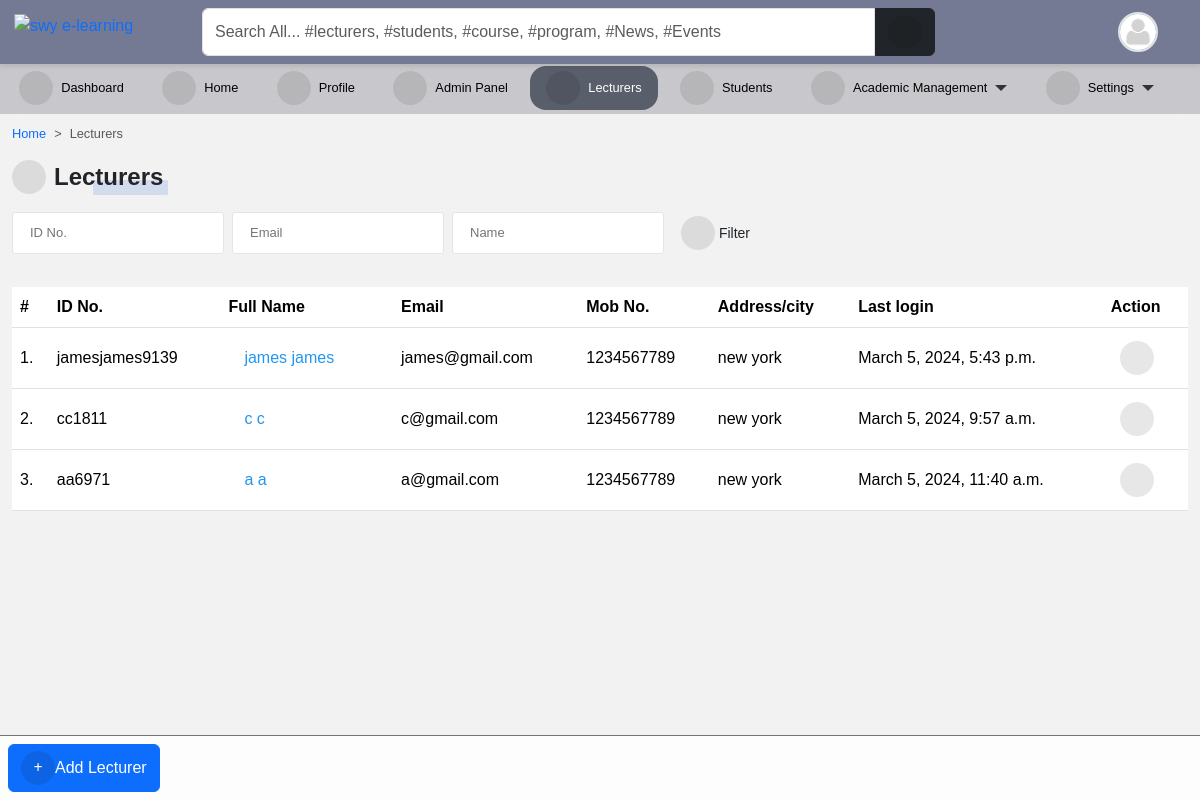
/accounts/lecturers/ (signed in), run on an earlier commit of the app's database.
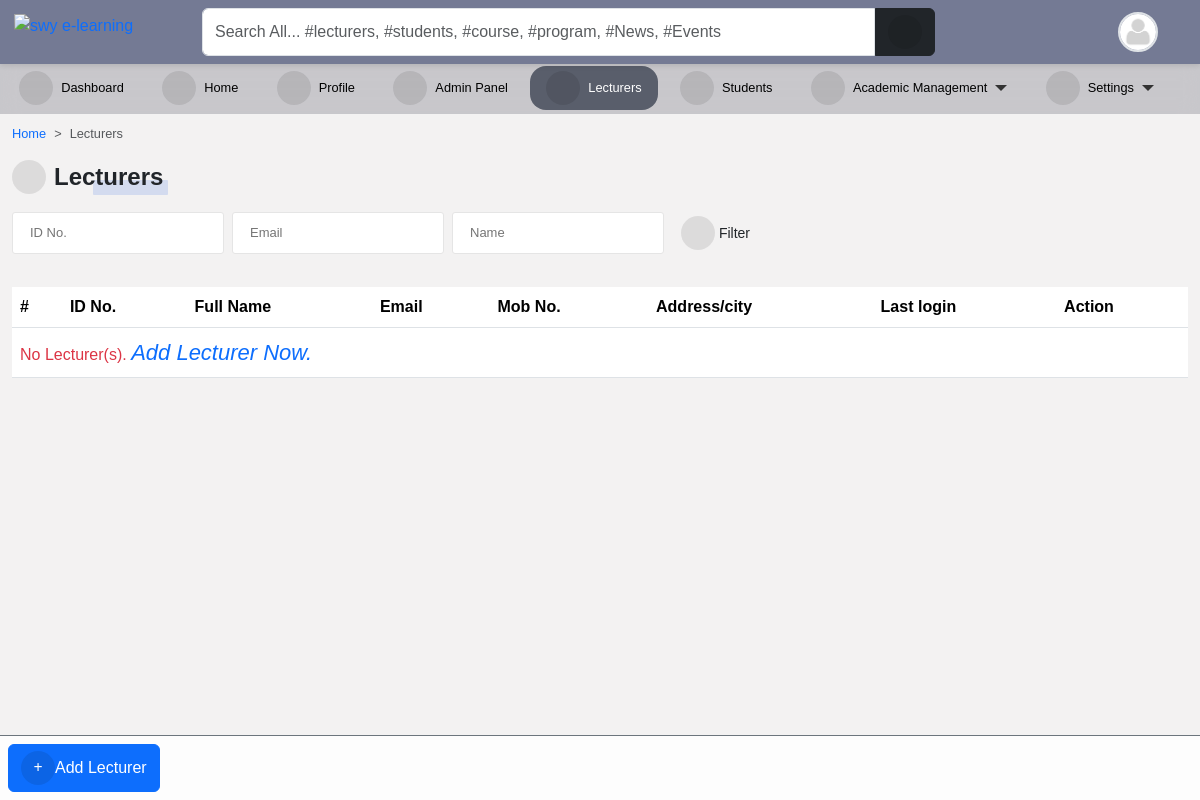
And on a later commit of the database.
### accounts/models.py (models this page shows, shortened)
class User(AbstractUser):
    is_student = models.BooleanField(default=False)
    is_lecturer = models.BooleanField(default=False)
    gender = models.CharField(max_length=1, choices=GENDERS, blank=True, null=True)
    phone = models.CharField(max_length=60, blank=True, null=True)
    address = models.CharField(max_length=60, blank=True, null=True)
    picture = models.ImageField(
        upload_to="profile_pictures/%y/%m/%d/", default="default.png", null=True
    )
    email = models.EmailField(blank=True, null=True)
    username_validator = ASCIIUsernameValidator()
    objects = CustomUserManager()
    class Meta:
        ordering = ("-date_joined",)
    @property
    def get_full_name(self):
        full_name = self.username
        if self.first_name and self.last_name:
            full_name = self.first_name + " " + self.last_name
        return full_name
    @property
    def get_user_role(self):
        if self.is_superuser:
            role = "Admin"
        elif self.is_student:
            role = "Student"
        elif self.is_lecturer:
            role = "Lecturer"
        return role

### accounts/views.py (the view)
# urls.py: path("lecturers/", LecturerFilterView.as_view(), name="lecturer_list"),
@method_decorator([login_required(login_url='login'), admin_required], name="dispatch")
class LecturerFilterView(FilterView):
    filterset_class = LecturerFilter
    queryset = User.objects.filter(is_lecturer=True)
    template_name = "accounts/lecturer_list.html"
    paginate_by = 10  # if pagination is desired
    def get_context_data(self, **kwargs):
        context = super().get_context_data(**kwargs)
        context["title"] = "Lecturers"
        return context

### templates/accounts/lecturer_list.html (shortened to what this page needs)
{% extends 'base.html' %}
{% block content %}
<nav style="--bs-breadcrumb-divider: '>';" aria-label="breadcrumb">
    <ol class="breadcrumb">
      <li class="breadcrumb-item"><a href="/">Home</a></li>
      <li class="breadcrumb-item active" aria-current="page">Lecturers</li>
    </ol>
</nav>
{% if request.user.is_superuser %}
<div class="manage-wrap">
    <a class="btn btn-primary" href="{% url 'add_lecturer' %}"><i class="fas fa-plus"></i>Add Lecturer</a>
</div>
{% endif %}
<p class="title-1"><i class="fas fa-chalkboard-teacher"></i>Lecturers</p>
{% include 'snippets/filter_form.html' %}
<div class="table-responsive table-shadow table-light table-striped m-0 mt-4">
    <table class="table">
        <thead>
            <tr>
                <th>#</th>
                <th> ID No. </th>
                <th> Full Name </th>
                <th> Email </th>
                <th> Mob No. </th>
                <th> Address/city </th>
                <th> Last login </th>
                {% if request.user.is_superuser %}
                <th> Action </th>
                {% endif %}
            </tr>
        </thead>
        <tbody>
            {% for lecturer in filter.qs %}
            <tr>
                <td> {{ forloop.counter }}.</td>
                <td>{{ lecturer.username }}</td>
                <td><a href="{% url 'profile_single' lecturer.id %}">{{ lecturer.get_full_name }}</a></td>
                <td>{{ lecturer.email }}</td>
                <td>{{ lecturer.phone }}</td>
                <td>{{ lecturer.address }}</td>
                <td>{{ lecturer.last_login }}</td>
                {% if request.user.is_superuser %}
                <td>
                    <div class="dropdown">
                        <button class="btn btn-sm" type="button" data-bs-toggle="dropdown" aria-expanded="false">
                            <i class="fa fa-ellipsis-vertical"></i>
                        </button>
                      </div>
                </td>
                {% endif %}
                {% empty %}
                <tr>
                  <td colspan="8">
                  <span class="text-danger">
                    No Lecturer(s).
                    {% if request.user.is_superuser %}
                    <a href="{% url 'add_lecturer' %}">
                    <i class="primary" style="font-size: 22px;">
                       Add Lecturer Now.
                    </i>
                    {% endif %}
                    </a>
                  </span>
                </td>
                </tr>
            {% endfor %}
        </tbody>
    </table>
</div>
{% endblock content %}

### templates/base.html (shortened to what this page needs)
{% load static %}
<!DOCTYPE html>
<html lang="en">
<head>
    <link rel="stylesheet" type="text/css" href="{% static 'vendor/fontawesome-6.5.1/css/all.min.css' %}">
    <link rel="stylesheet" type="text/css" href="{% static 'vendor/bootstrap-5.3.2/css/bootstrap.min.css' %}">
    <link rel="stylesheet" type="text/css" href="{% static 'scss/style1.css' %}">
</head>
<body>
    {% block sidebar %}
        {% include 'aside.html' %}
    {% endblock %}
    {% block maincontent %}
    <div id="main">
        {% block topbar %}
            {% include 'navbar.html' %}
        {% endblock %}
        <div class="container-fluid" id="main-content">
            {% block content %}{% endblock content %}
        </div>
    </div>
    {% endblock %}
</body>
</html>

### templates/aside.html (shortened to what this page needs)
{% load static %}
<div id="side-nav">
		{% url 'home' as hom %} {% url 'dashboard' as dash %} {% url 'profile' as prof %}
		{% url 'lecturer_list' as lec %}
		{% url 'student_list' as stu %} {% url 'course_allocation_view' as cav %}
		{% url 'admin_panel' as admin_p %}
		<ul class="nav-link">
			{% if request.user %}
			<li class="{% if request.path == dash %}active{% endif %}">
				<a href="{% url 'dashboard' %}"><i class="fas fa-tachometer-alt"></i>Dashboard</a>
			</li>
			{% endif %}
			<li class="{% if request.path == hom %}active{% endif %}">
				<a href="{% url 'home' %}"><i class="fas fa-home"></i>Home</a>
			</li>
			<li class="{% if request.path == prof %}active{% endif %}">
				<a href="{% url 'profile' %}"><i class="fas fa-user"></i>Profile</a>
			</li>
			{% if request.user.is_superuser %}
			<li class="{% if request.path == admin_p %}active{% endif %}">
				<a href="{% url 'admin_panel' %}"><i class="fas fa-user-tie"></i>Admin Panel</a>
			</li>
			<li class="{% if request.path == lec %}active{% endif %}">
				<a href="{% url 'lecturer_list' %}"><i class="fas fa-chalkboard-teacher"></i>Lecturers</a>
			</li>
			<li class="{% if request.path == stu %}active{% endif %}">
				<a href="{% url 'student_list' %}"><i class="fas fa-user-graduate"></i>Students</a>
			</li>
			{% endif %}
			<li class="settings">
				<a href="#"><i class="fas fa-book-open"></i> Academic Management<b class="caret"></b></a>
			</li>
			<li class="settings">
				<a href="#"><i class="fas fa-cogs"></i>Settings<b class="caret"></b></a>
			</li>
		</ul>
</div>

### templates/navbar.html (shortened to what this page needs)
{% load static %}
<div id="top-navbar" class="py-2 top-navbar">
	<div class="container">
		<a href="/" class="head-logo">
			<img src="{% static 'img/swy e-learning.jpg' %}" width="40px" alt="swy e-learning">
		</a>
		<div class="nav-wrapper">
			<form class="form-header" action="{% url 'query' %}" method="GET">
				<input id="primary-search" class="form-control rounded-end-0" type="text" name="q" value="{{ request.GET.q }}"
					placeholder="Search All... #lecturers, #students, #course, #program, #News, #Events" required />
				<button class="btn btn-dark rounded-start-0" type="submit">
					<i class="fas fa-search"></i>
				</button>
			</form>
			<div class="dropdown index">
				<div class="avatar border border-2" type="button" data-bs-toggle="dropdown" aria-expanded="false">
					<img src="{{ request.user.picture.url }}">
				</div>
			</div>
		</div>
	</div>
</div>

### templates/snippets/filter_form.html
{% if filter.form %}
<form action="" method="get">
    <div class="d-flex flex-wrap align-items-center">
        {% for field in filter.form %}
        <div class="mb-2 me-2">
            {{ field }}
        </div>
        {% endfor %}
        <button class="btn btn-sm mb-2" type="submit">
            <i class="fa fa-sliders"></i> Filter
        </button>
    </div>
</form>
{% endif %}

### static/scss/style1.css (style rules this page uses)
*, body { font-family: "Rubik", sans-serif; }
body { background-color: #f3f2f2; }
.table td, .table th { vertical-align: middle; }
#main { padding-top: 65px; padding-bottom: 3rem; padding-left: 300px; transition: 0.5s; }
#main .container-fluid { margin-top: 3.7rem; }
#top-navbar { position: fixed; top: 0; right: 0; -webkit-margin-start: -10px; z-index: 90; padding: 0; background: #747a94; box-shadow: 0px 2px 5px 0px rgba(0, 0, 0, 0.1); transition: 0.3s; margin: 0; }
#top-navbar .container { display: flex; background-color: transparent; position: relative; }
#top-navbar .nav-wrapper { display: flex; flex-wrap: wrap; justify-content: space-between; align-items: center; width: 100%; margin-left: 10rem; background-color: transparent; }
#top-navbar .nav-wrapper .form-header { display: flex; flex: 0.8; }
#top-navbar .nav-wrapper .form-header button { flex: 0.1; }
#top-navbar { left: 0; }
.manage-wrap { position: fixed; bottom: 0; right: 0; left: 300px; padding: 0.5rem; z-index: 10; background-color: rgba(255, 255, 255, 0.8); border-top: 1px solid #6c757d; transition: 0.3s; }
.manage-wrap { left: 0; }
.au-input { display: flex; width: auto; line-height: 40px; border: 1px solid #e5e5e5; font-family: inherit; font-size: 13px; color: #666; padding: 0 17px; border-radius: 3px; transition: all 0.2s ease; }
.avatar { width: 40px; height: 40px; border-radius: 50%; overflow: hidden; }
.avatar img { width: 100%; height: 100%; -o-object-fit: cover; object-fit: cover; }
#side-nav { width: 100%; position: fixed; height: 50px; top: 3.99rem; bottom: 0; padding-top: 0.9rem; display: flex; align-items: center; justify-content: space-between; z-index: 80; background-color: rgba(90, 90, 102, 0.2745098039); backdrop-filter: blur(10px); -webkit-backdrop-filter: blur(10px); box-shadow: 0px 2px 5px 0px rgba(0, 0, 0, 0.16), 0px 2px 10px 0px rgba(0, 0, 0, 0.12); transition: 0.3s; }
#side-nav i { margin-right: 8px; }
#side-nav .nav-link { display: flex; }
#side-nav ul { padding: 0; }
#side-nav ul li { list-style: none; }
#side-nav ul li:last-child { border-bottom: none; }
#side-nav ul li a { display: flex; align-items: center; padding: 0.3rem 1rem; color: #000000; border-radius: 1rem; transition: 0.25s; }
#side-nav ul li.active a { background: rgb(89, 94, 107); color: #fff; }
#side-nav { box-shadow: 0px 0px 0px 0px #dbdbdb; }
#main { box-shadow: 0px 0px 0px 0px #dbdbdb; padding-left: 0px; }
a { color: var(--bs-primary); text-decoration: none; }
.title-1 { position: relative; display: inline-flex; align-items: center; font-family: inherit; text-transform: capitalize; font-weight: 700; font-size: 24px; border-radius: 0.2em; }
.title-1::before { content: ""; position: absolute; bottom: 0; right: -5px; width: 50%; height: 15px; z-index: -1; border-radius: 1px; background-color: rgba(83, 126, 226, 0.2); animation: lineAnim 1s ease-in forwards; }
.title-1 i { margin-right: 8px; }
.fas, .fa { font-size: 16px; display: inline-flex; align-items: center; justify-content: center; width: 34px; height: 34px; background-color: rgba(0, 0, 0, 0.093); border-radius: 50%; }

### templates/aside.html (style rules this page uses)
.settings, .settings2, .settings1 { position: relative; }
.nav-link li { margin-right: .2rem; margin-left: .2rem; }
li { font-size: .8rem; }
.caret { border-top: 6px solid; border-right: 6px solid transparent; border-left: 6px solid transparent; margin-left: .5rem; }
.caret { color: #333; font-size: 12px; }

### templates/navbar.html (style rules this page uses)
.head-logo { position: absolute; left: -1rem; top: 0.3rem; }

What changed in the data, as far as the page shows it:
removed User: username "jamesjames9139", get_full_name "james james", email "james@gmail.com", phone "1234567789", address "new york", last_login "March 5, 2024, 5:43 p.m."
removed User: username "cc1811", get_full_name "c c", email "c@gmail.com", phone "1234567789", address "new york", last_login "March 5, 2024, 9:57 a.m."
removed User: username "aa6971", get_full_name "a a", email "a@gmail.com", phone "1234567789", address "new york", last_login "March 5, 2024, 11:40 a.m."
Also different on the page:
text now shown: "No Lecturer(s). Add Lecturer Now."
